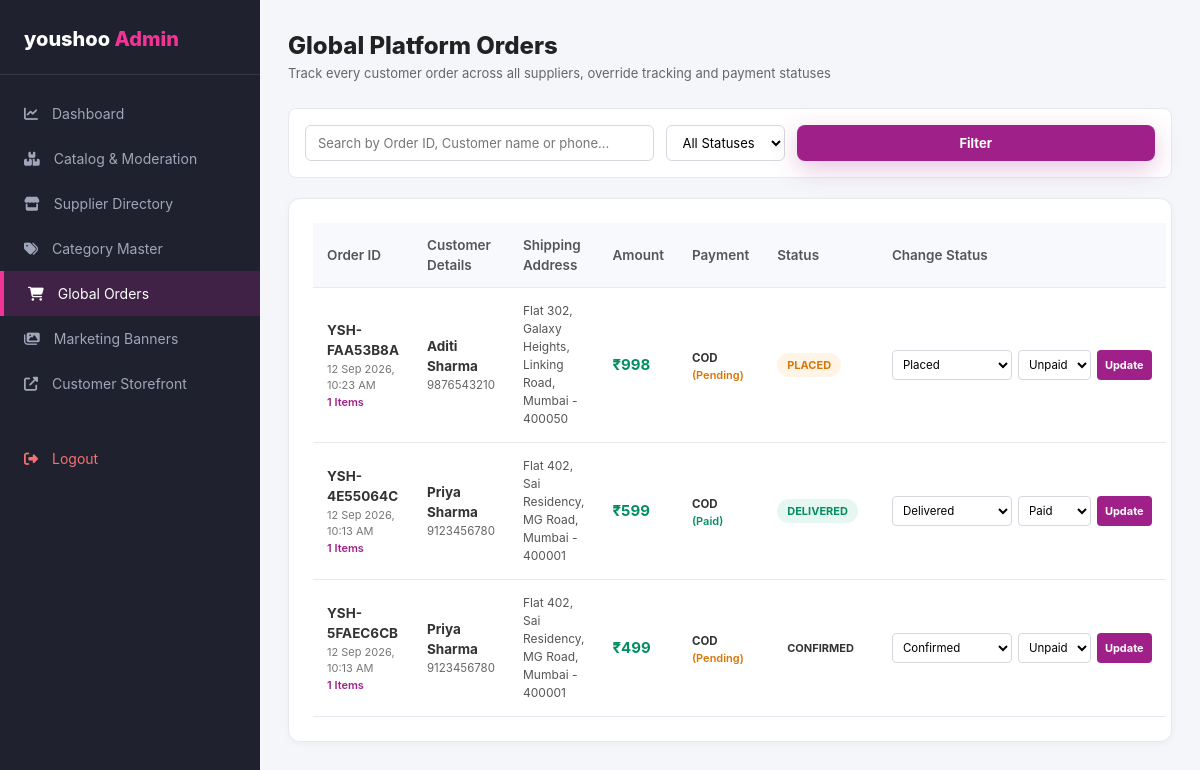
The app's page /admin/orders.php (signed in) with its own data.
### tables this page shows
CREATE TABLE `orders` (
  `id` int NOT NULL AUTO_INCREMENT,
  `order_number` varchar(50) NOT NULL,
  `user_id` int DEFAULT NULL,
  `total_amount` decimal(10,2) NOT NULL,
  `discount_amount` decimal(10,2) DEFAULT '0.00',
  `delivery_fee` decimal(10,2) DEFAULT '0.00',
  `final_amount` decimal(10,2) NOT NULL,
  `payment_method` enum('cod','upi','card','netbanking') DEFAULT 'cod',
  `payment_status` enum('pending','paid','failed') DEFAULT 'pending',
  `order_status` enum('placed','confirmed','shipped','out_for_delivery','delivered','cancelled') DEFAULT 'placed',
  `shipping_name` varchar(100) NOT NULL,
  `shipping_phone` varchar(20) NOT NULL,
  `shipping_address` text NOT NULL,
  `shipping_city` varchar(80) NOT NULL,
  `shipping_state` varchar(80) NOT NULL,
  `shipping_pincode` varchar(10) NOT NULL,
  `created_at` datetime DEFAULT CURRENT_TIMESTAMP,
  `updated_at` datetime DEFAULT CURRENT_TIMESTAMP ON UPDATE CURRENT_TIMESTAMP,
  PRIMARY KEY (`id`),
  UNIQUE KEY `order_number` (`order_number`)
);

### admin/orders.php (the view, shortened to what this page needs)
<?php
$pdo = getDBConnection();
$search = trim($_GET['search'] ?? '');
$sql = "SELECT o.*, u.email as user_email,
        (SELECT COUNT(*) FROM order_items WHERE order_id = o.id) as items_count
        FROM orders o
        LEFT JOIN users u ON o.user_id = u.id
        WHERE 1=1";
$params = [];
$sql .= " ORDER BY o.id DESC";
$stmt = $pdo->prepare($sql);
$stmt->execute($params);
$orders = $stmt->fetchAll();
?>
<!DOCTYPE html>
<html lang="en">
<head>
  <link rel="stylesheet" href="https://cdnjs.cloudflare.com/ajax/libs/font-awesome/6.4.0/css/all.min.css">
  <link rel="stylesheet" href="/MEESHO/assets/css/meesho.css">
</head>
<body style="background:#f4f6fa;">
  <div class="dashboard-container">
    <aside class="dashboard-sidebar">
      <div class="dash-brand">
        youshoo <span style="color:#f43397;">Admin</span>
      </div>
      <ul class="dash-nav">
        <li class="dash-nav-item"><a href="/MEESHO/admin/index.php"><i class="fas fa-chart-line"></i> Dashboard</a></li>
        <li class="dash-nav-item"><a href="/MEESHO/admin/products.php"><i class="fas fa-boxes"></i> Catalog & Moderation</a></li>
        <li class="dash-nav-item"><a href="/MEESHO/admin/suppliers.php"><i class="fas fa-store"></i> Supplier Directory</a></li>
        <li class="dash-nav-item"><a href="/MEESHO/admin/categories.php"><i class="fas fa-tags"></i> Category Master</a></li>
        <li class="dash-nav-item active"><a href="/MEESHO/admin/orders.php"><i class="fas fa-shopping-cart"></i> Global Orders</a></li>
        <li class="dash-nav-item"><a href="/MEESHO/admin/banners.php"><i class="fas fa-images"></i> Marketing Banners</a></li>
        <li class="dash-nav-item"><a href="/MEESHO/index.php" target="_blank"><i class="fas fa-external-link-alt"></i> Customer Storefront</a></li>
        <li class="dash-nav-item" style="margin-top:30px;"><a href="/MEESHO/logout.php" style="color:#f87171;"><i class="fas fa-sign-out-alt"></i> Logout</a></li>
      </ul>
    </aside>
    <main class="dashboard-main">
      <div style="display:flex; justify-content:space-between; align-items:center; margin-bottom:24px;">
        <div>
          <h1 style="font-size:24px; font-weight:800; color:#222;">Global Platform Orders</h1>
          <p style="font-size:13px; color:#666;">Track every customer order across all suppliers, override tracking and payment statuses</p>
        </div>
      </div>
      <form action="/MEESHO/admin/orders.php" method="GET" style="display:flex; gap:12px; margin-bottom:20px; background:#fff; padding:16px; border-radius:8px; border:1px solid #e6e9ef;">
        <input type="text" name="search" placeholder="Search by Order ID, Customer name or phone..." value="<?php echo htmlspecialchars($search); ?>" style="flex:1; padding:8px 12px; border:1px solid #d5d8de; border-radius:6px; font-size:13px; outline:none;">
        <select name="status" style="padding:8px 12px; border:1px solid #d5d8de; border-radius:6px; font-size:13px; background:#fff; outline:none;">
          <option value="all">All Statuses</option>
        </select>
        <button type="submit" class="btn-buy-now" style="padding:8px 18px; font-size:13px;">Filter</button>
      </form>
      <div class="table-card">
        <table class="custom-table">
          <thead>
            <tr>
              <th>Order ID</th>
              <th>Customer Details</th>
              <th>Shipping Address</th>
              <th>Amount</th>
              <th>Payment</th>
              <th>Status</th>
              <th>Change Status</th>
            </tr>
          </thead>
          <tbody>
            <?php if (empty($orders)): ?>
              <tr>
                <td colspan="7" style="text-align:center; padding:40px; color:#888;">No orders found matching filters.</td>
              </tr>
            <?php else: ?>
              <?php foreach ($orders as $ord): ?>
                <tr>
                  <td>
                    <strong><?php echo htmlspecialchars($ord['order_number']); ?></strong>
                    <div style="font-size:11px; color:#777;"><?php echo date('d M Y, h:i A', strtotime($ord['created_at'])); ?></div>
                    <div style="font-size:11px; color:#9f2089; font-weight:600;"><?php echo $ord['items_count']; ?> Items</div>
                  </td>
                  <td>
                    <div style="font-weight:700; color:#333;"><?php echo htmlspecialchars($ord['shipping_name']); ?></div>
                    <div style="font-size:11.5px; color:#666;"><?php echo htmlspecialchars($ord['shipping_phone']); ?></div>
                  </td>
                  <td style="max-width:200px; font-size:12px; color:#555;">
                    <?php echo htmlspecialchars($ord['shipping_address'] . ', ' . $ord['shipping_city'] . ' - ' . $ord['shipping_pincode']); ?>
                  </td>
                  <td>
                    <strong style="color:#038d63; font-size:15px;">₹<?php echo number_format($ord['final_amount'], 0); ?></strong>
                  </td>
                  <td>
                    <span style="font-size:11.5px; font-weight:700; color:#333;"><?php echo strtoupper($ord['payment_method']); ?></span>
                    <div style="font-size:11px; color:<?php echo $ord['payment_status'] === 'paid' ? '#038d63' : '#d97706'; ?>; font-weight:600;">
                      (<?php echo ucfirst($ord['payment_status']); ?>)
                    </div>
                  </td>
                  <td>
                    <span class="status-badge <?php echo htmlspecialchars($ord['order_status']); ?>">
                      <?php echo ucwords(str_replace('_', ' ', $ord['order_status'])); ?>
                    </span>
                  </td>
                  <td>
                    <form action="/MEESHO/admin/orders.php" method="POST" style="display:flex; gap:6px;">
                      <select name="order_status" style="padding:6px; font-size:11.5px; border:1px solid #d5d8de; border-radius:4px; background:#fff;">
                        <option value="placed" <?php echo $ord['order_status'] === 'placed' ? 'selected' : ''; ?>>Placed</option>
                        <option value="confirmed" <?php echo $ord['order_status'] === 'confirmed' ? 'selected' : ''; ?>>Confirmed</option>
                        <option value="delivered" <?php echo $ord['order_status'] === 'delivered' ? 'selected' : ''; ?>>Delivered</option>
                      </select>
                      <select name="payment_status" style="padding:6px; font-size:11.5px; border:1px solid #d5d8de; border-radius:4px; background:#fff;">
                        <option value="pending" <?php echo $ord['payment_status'] === 'pending' ? 'selected' : ''; ?>>Unpaid</option>
                        <option value="paid" <?php echo $ord['payment_status'] === 'paid' ? 'selected' : ''; ?>>Paid</option>
                      </select>
                      <button type="submit" style="background:#9f2089; color:#fff; border:none; padding:4px 8px; border-radius:4px; font-size:11px; font-weight:700; cursor:pointer;">
                        Update
                      </button>
                    </form>
                  </td>
                </tr>
              <?php endforeach; ?>
            <?php endif; ?>
          </tbody>
        </table>
      </div>
    </main>
  </div>
</body>
</html>

### assets/css/meesho.css (style rules this page uses)
:root { --meesho-primary: #9f2089; --meesho-primary-dark: #56034c; --meesho-primary-light: #fbebf7; --meesho-pink: #f43397; --meesho-pink-hover: #e01d81; --meesho-green: #038d63; --meesho-green-light: #e6f7f2; --meesho-star-yellow: #23bb75; --meesho-gold: #f59e0b; --meesho-dark: #333333; --meesho-gray-dark: #666666; --meesho-gray-medium: #8b8d97; --meesho-gray-light: #f0f2f5; --meesho-border: #e6e9ef; --meesho-white: #ffffff; --meesho-bg: #f8f9fa; --meesho-shadow-sm: 0 2px 6px rgba(0, 0, 0, 0.04); --meesho-shadow-md: 0 4px 16px rgba(0, 0, 0, 0.08); --meesho-shadow-lg: 0 10px 30px rgba(0, 0, 0, 0.12); --meesho-shadow-purple: 0 8px 25px rgba(159, 32, 137, 0.25); --meesho-radius: 8px; --meesho-radius-lg: 12px; --meesho-transition: all 0.25s cubic-bezier(0.16, 1, 0.3, 1); }
* { margin: 0; padding: 0; box-sizing: border-box; }
body { font-family: -apple-system, BlinkMacSystemFont, "Segoe UI", Roboto, "Helvetica Neue", Arial, sans-serif; color: var(--meesho-dark); background-color: var(--meesho-bg); line-height: 1.5; overflow-x: hidden; -webkit-font-smoothing: antialiased; }
a { color: inherit; text-decoration: none; transition: var(--meesho-transition); }
button, input, select, textarea { font-family: inherit; }
.btn-add-cart, .btn-buy-now { flex: 1; display: flex; align-items: center; justify-content: center; gap: 10px; font-size: 16px; font-weight: 700; padding: 14px; border-radius: 8px; cursor: pointer; transition: var(--meesho-transition); border: none; }
.btn-buy-now { background: var(--meesho-primary); color: #ffffff; box-shadow: var(--meesho-shadow-purple); }
.dashboard-container { display: flex; min-height: calc(100vh - 60px); }
.dashboard-sidebar { width: 260px; background: #1f222e; color: #c2c5d1; padding: 24px 0; flex-shrink: 0; }
.dash-brand { padding: 0 24px 20px; font-size: 20px; font-weight: 800; color: #fff; border-bottom: 1px solid rgba(255, 255, 255, 0.1); }
.dash-brand span { color: var(--meesho-pink); }
.dash-nav { list-style: none; margin-top: 16px; }
.dash-nav-item a { display: flex; align-items: center; gap: 14px; padding: 12px 24px; font-size: 14px; color: #a0a5b9; transition: var(--meesho-transition); }
.dash-nav-item a:hover, .dash-nav-item.active a { color: #ffffff; background: rgba(159, 32, 137, 0.25); border-left: 4px solid var(--meesho-pink); }
.dashboard-main { flex: 1; padding: 28px; background: #f4f6fa; overflow-y: auto; }
.table-card { background: #ffffff; border-radius: var(--meesho-radius-lg); border: 1px solid var(--meesho-border); padding: 24px; box-shadow: var(--meesho-shadow-sm); margin-bottom: 28px; }
.custom-table { width: 100%; border-collapse: collapse; font-size: 13.5px; }
.custom-table th { text-align: left; padding: 12px 14px; background: #f8f9fc; color: #555; font-weight: 600; border-bottom: 1px solid var(--meesho-border); }
.custom-table td { padding: 14px; border-bottom: 1px solid var(--meesho-border); vertical-align: middle; }
.status-badge { display: inline-block; padding: 4px 10px; border-radius: 12px; font-size: 11px; font-weight: 700; text-transform: uppercase; }
.status-badge.approved, .status-badge.delivered, .status-badge.active { background: #e6f7f2; color: #038d63; }
.status-badge.pending, .status-badge.placed { background: #fff4e6; color: #d97706; }

### records on screen
orders: order_number "YSH-FAA53B8A", created_at "12 Sep 2026, 10:23 AM", items_count "1", shipping_name "Aditi Sharma", shipping_phone "9876543210", shipping_address+shipping_city+shipping_pincode "Flat 302, Galaxy Heights, Linking Road, Mumbai - 400050", final_amount "998", payment_method "COD", payment_status "Pending", order_status "PLACED", order_status "Placed", payment_status "Unpaid"
orders: order_number "YSH-4E55064C", created_at "12 Sep 2026, 10:13 AM", items_count "1", shipping_name "Priya Sharma", shipping_phone "9123456780", shipping_address+shipping_city+shipping_pincode "Flat 402, Sai Residency, MG Road, Mumbai - 400001", final_amount "599", payment_method "COD", payment_status "Paid", order_status "DELIVERED", order_status "Delivered"
orders: order_number "YSH-5FAEC6CB", created_at "12 Sep 2026, 10:13 AM", items_count "1", shipping_name "Priya Sharma", shipping_phone "9123456780", shipping_address+shipping_city+shipping_pincode "Flat 402, Sai Residency, MG Road, Mumbai - 400001", final_amount "499", payment_method "COD", payment_status "Pending", order_status "CONFIRMED", order_status "Confirmed", payment_status "Unpaid"
